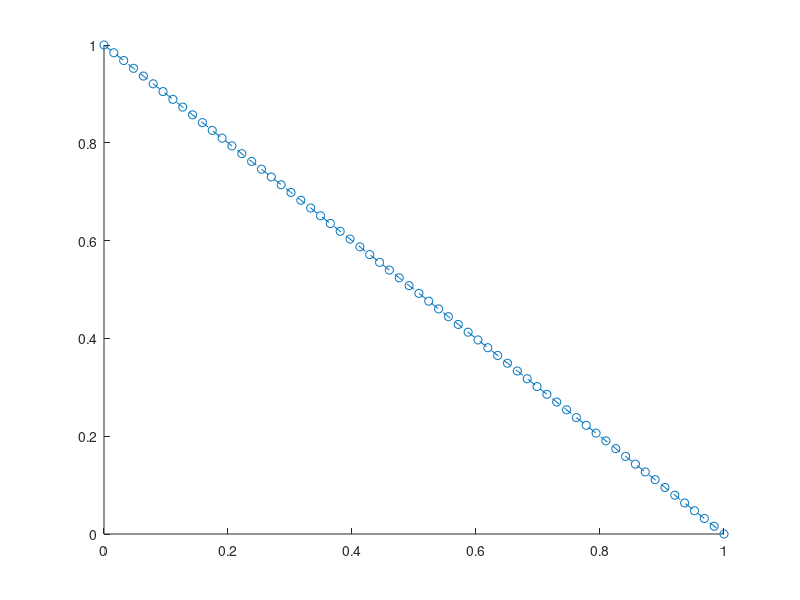

MATLAB code for this plot: (Note: this script raises an error after producing the figure.)
clear
close all

nx = 64;
xMin = 0;
xMax = 1;
yMin = 0;
yMax = 1;

x = linspace(xMin,xMax,nx);
dx = x(2) - x(1);
y = interp1([0 1],[1 0],x);
y(1) = yMax;
y(end) = yMin;

mu = 0.0;
g = 9.81;
m = 1;

% figure
hold on
plot(x,y,'--o')

% Solve via Bernoulli Method
options = optimset;
options.MaxFunEvals = 1e6;
% options.PlotFcns = ["optimplotx","optimplotfval","optimplotfunccount"];

y = fminunc(@(y)belgundu(y,dx,m,g,mu),y,options);

plot(x,y,'-o')

% Solve via Ning method
H = yMax - yMin;
options = optimset;
options.MaxFunEvals = 1e6;
% options.PlotFcns = ["optimplotx","optimplotfval","optimplotfunccount"];
y = fminunc(@(y)ning(y,x,H,mu),y,options);
plot(x,y,'-o')

%% Bezier Geometry
clear
xMin = 0;
xMax = 1;
yMin = 0;
yMax = 1;
domain = [xMin yMax xMax yMin];

bezDegree = 3;
bezDomain = [0 1];
nPts = 64;
bezVariate = linspace(bezDomain(1), bezDomain(2),nPts);
B = bernsteinPolynomial(bezDegree,bezDomain,bezVariate);
nDOFS = (bezDegree+1) - 2;

x0 = linspace(xMin,xMax,nDOFS+2);
x0(1) = [];
x0(end) = [];
y0 = interp1([0 1],[1 0],x0);

dofNodes = [x0' y0'];
dofNodes = reshape(dofNodes',1,numel(dofNodes));

mu = 0.;

options = optimset;
options.MaxFunEvals = 1e6;
dofNodes = fminunc(@(dofNodes)ningBezier(dofNodes,domain,mu,B),dofNodes,options);

bezNodes = [domain(1) domain(2) dofNodes domain(3) domain(4)];
bezNodes = transpose(reshape(bezNodes,2,length(bezNodes)/2));
f = bezier([bezNodes(:,1) bezNodes(:,2)],B);
x = f(:,1);
y = f(:,2);
plot(x,y,'-o')
plot(bezNodes(:,1),bezNodes(:,2),'LineStyle','-','Color','k','Marker','o','MarkerFaceColor','k','MarkerEdgeColor','k')

%% "Coarse-Grid Preconditioning"
clear

figure 
hold on

xMin = 0;
xMax = 1;
yMin = 0;
yMax = 1;

nx = 2.^[2:8];
for iter = 1:length(nx)
    if iter == 1
        x = linspace(xMin,xMax,nx(iter));
        dx = x(2) - x(1);
        y = interp1([0 1],[1 0],x);
    else
        xOld = x;
        yOld = y;
        x = linspace(xMin,xMax,nx(iter));
        y = interp1(xOld,yOld,x);
    end
    y(1) = yMax;
    y(end) = yMin;
    
    mu = 0.0;
    
%     % figure
    plot(x,y,'--o')
    
    % Solve via Bernoulli Method
    options = optimset;
    options.MaxFunEvals = 1e6;
    options.MaxIter = 1e4;
    
    H = yMax - yMin;
    options = optimset;
    options.MaxFunEvals = 1e6;
    % options.PlotFcns = ["optimplotx","optimplotfval","optimplotfunccount"];
    y = fminunc(@(y)ning(y,x,H,mu),y,options);
%     plot(x,y,'-')
end